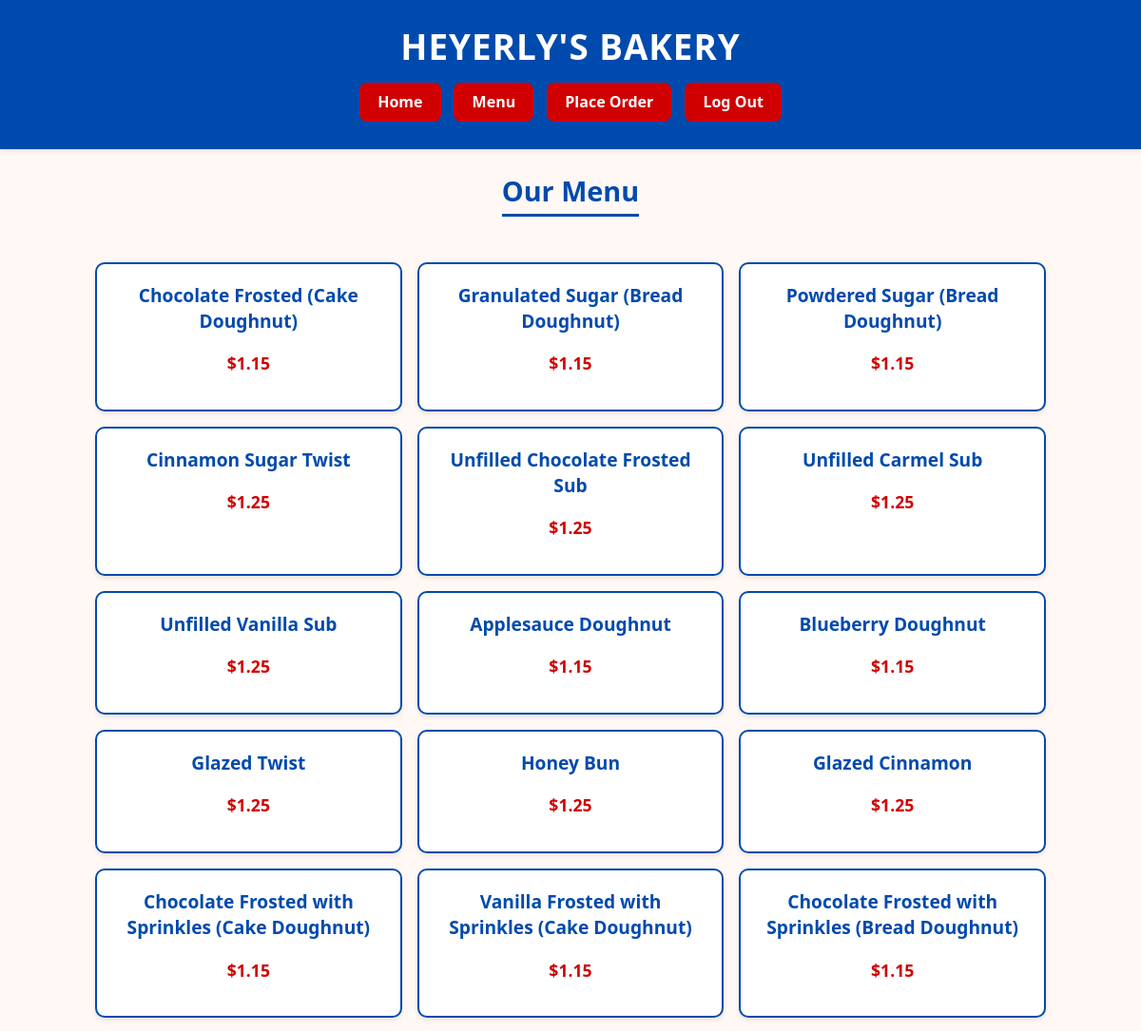
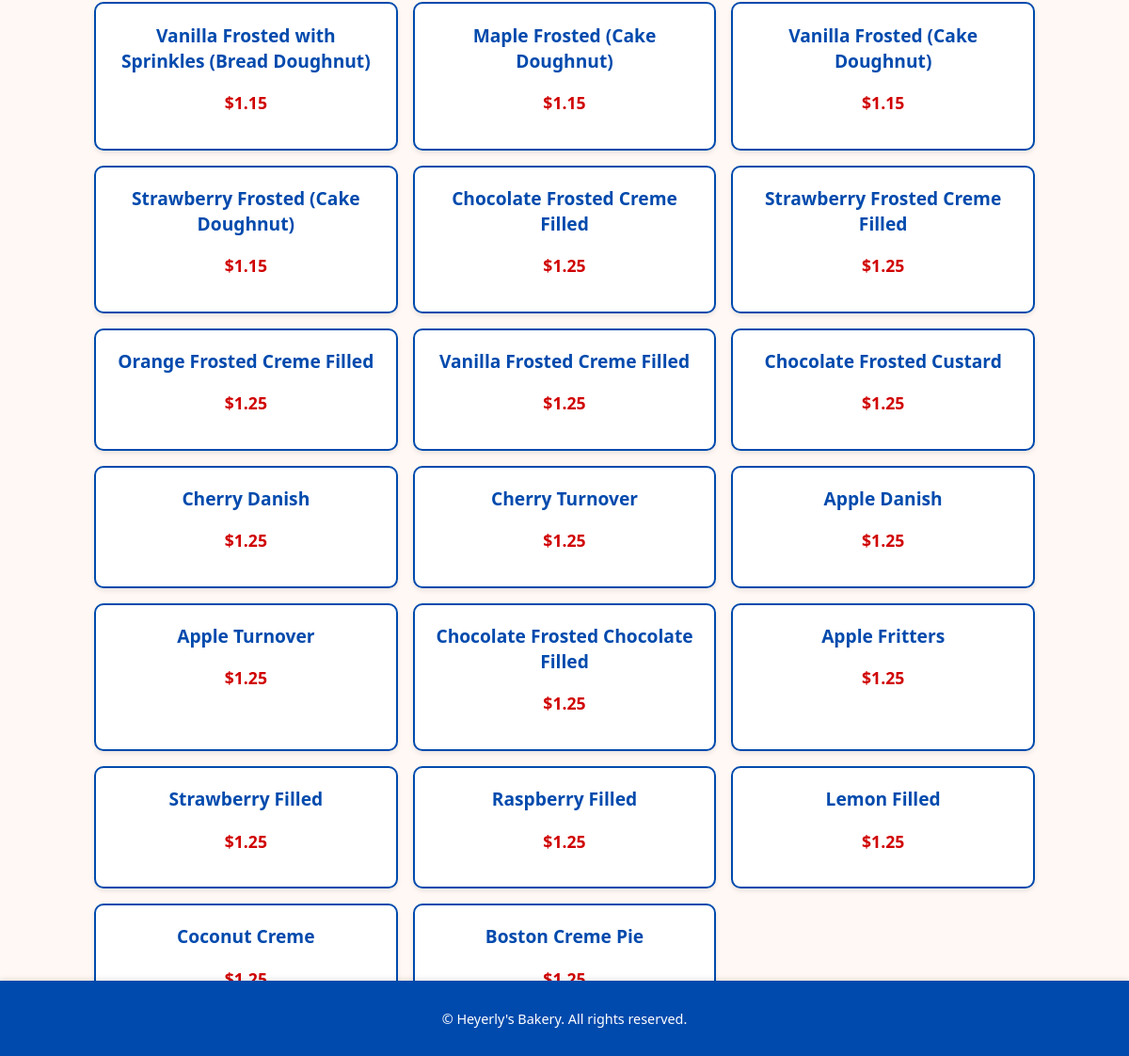
The app's page /menu/ (signed in) with its own data (2 pictures, top to bottom).
### database/models.py (models this page shows, shortened)
class BakedGood(models.Model):
    item_name = models.CharField(max_length=100)
    item_cost = models.DecimalField(max_digits=6, decimal_places=2)

### bakery/views.py (the view)
# urls.py: path('menu/', views.menu, name='menu'),
def menu(request):
    items = BakedGood.objects.all()
    employ = check_email(request.user)
    context = {"name": request.user, "employed": employ, 'items': items}
    return render(request, 'menu.html', context)

### bakery/views.py (called while the page is built)
def check_email(usery):
    user = User.objects.get(id=usery.id)
    heyer_domain = "heyerlysbake.com"
    if user.email.endswith(heyer_domain):
        employeey = True
    else:
        employeey = False
    return employeey

### bakery/templates/menu.html
{% extends 'base.html' %}
{% block content %}
<h2>Our Menu</h2>
<div class="menu-grid">
    {% for item in items %}
    <div class="menu-item">
        <h3>{{ item.item_name }}</h3>
        <p class="price">${{ item.item_cost }}</p>
    </div>
    {% endfor %}
</div>
{% endblock %}

### bakery/static/bakery/style.css (style rules this page uses)
body { font-family: 'Segoe UI', Tahoma, sans-serif; background-color: #fff8f4; color: #222; margin: 0; padding: 0; text-align: center; }
h2 { color: #004aad; margin-top: 1.5rem; margin-bottom: 1rem; font-size: 1.8rem; border-bottom: 3px solid #004aad; display: inline-block; padding-bottom: 0.3rem; }
.menu-grid { display: grid; grid-template-columns: repeat(auto-fit, minmax(240px, 1fr)); gap: 1rem; padding: 2rem 3rem; max-width: 1000px; margin: 0 auto; }
.menu-item { border: 2px solid #004aad; border-radius: 10px; padding: 1.2rem; background-color: white; box-shadow: 0 3px 5px rgba(0, 0, 0, 0.08); transition: transform 0.15s ease, box-shadow 0.15s ease; }
.menu-item h3 { margin-top: 0; color: #004aad; font-size: 1.2rem; }
.price { font-weight: bold; color: #d00000; margin-top: 0.5rem; font-size: 1.1rem; }

### records on screen
BakedGood: item_name "Chocolate Frosted (Cake Doughnut)", item_cost "1.15"
BakedGood: item_name "Granulated Sugar (Bread Doughnut)", item_cost "1.15"
BakedGood: item_name "Powdered Sugar (Bread Doughnut)", item_cost "1.15"
BakedGood: item_name "Cinnamon Sugar Twist", item_cost "1.25"
BakedGood: item_name "Unfilled Chocolate Frosted Sub", item_cost "1.25"
BakedGood: item_name "Unfilled Carmel Sub", item_cost "1.25"
BakedGood: item_name "Unfilled Vanilla Sub", item_cost "1.25"
BakedGood: item_name "Applesauce Doughnut", item_cost "1.15"
BakedGood: item_name "Blueberry Doughnut", item_cost "1.15"
BakedGood: item_name "Glazed Twist", item_cost "1.25"
BakedGood: item_name "Honey Bun", item_cost "1.25"
BakedGood: item_name "Glazed Cinnamon", item_cost "1.25"
BakedGood: item_name "Chocolate Frosted with Sprinkles (Cake Doughnut)", item_cost "1.15"
BakedGood: item_name "Vanilla Frosted with Sprinkles (Cake Doughnut)", item_cost "1.15"
BakedGood: item_name "Chocolate Frosted with Sprinkles (Bread Doughnut)", item_cost "1.15"
BakedGood: item_name "Vanilla Frosted with Sprinkles (Bread Doughnut)", item_cost "1.15"
BakedGood: item_name "Maple Frosted (Cake Doughnut)", item_cost "1.15"
BakedGood: item_name "Vanilla Frosted (Cake Doughnut)", item_cost "1.15"
BakedGood: item_name "Strawberry Frosted (Cake Doughnut)", item_cost "1.15"
BakedGood: item_name "Chocolate Frosted Creme Filled", item_cost "1.25"
BakedGood: item_name "Strawberry Frosted Creme Filled", item_cost "1.25"
BakedGood: item_name "Orange Frosted Creme Filled", item_cost "1.25"
BakedGood: item_name "Vanilla Frosted Creme Filled", item_cost "1.25"
BakedGood: item_name "Chocolate Frosted Custard", item_cost "1.25"
BakedGood: item_name "Cherry Danish", item_cost "1.25"
BakedGood: item_name "Cherry Turnover", item_cost "1.25"
BakedGood: item_name "Apple Danish", item_cost "1.25"
BakedGood: item_name "Apple Turnover", item_cost "1.25"
BakedGood: item_name "Chocolate Frosted Chocolate Filled", item_cost "1.25"
BakedGood: item_name "Apple Fritters", item_cost "1.25"
BakedGood: item_name "Strawberry Filled", item_cost "1.25"
BakedGood: item_name "Raspberry Filled", item_cost "1.25"
BakedGood: item_name "Lemon Filled", item_cost "1.25"
BakedGood: item_name "Coconut Creme", item_cost "1.25"
BakedGood: item_name "Boston Creme Pie", item_cost "1.25"
